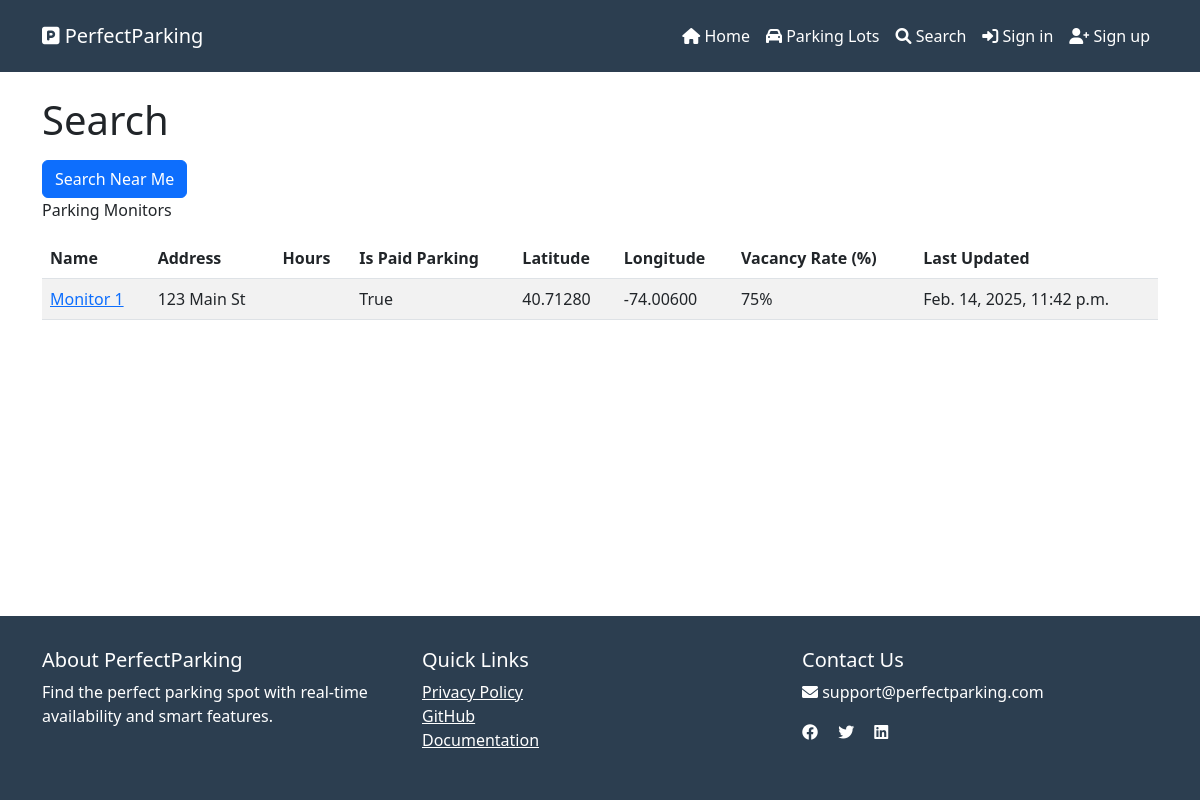
Screenshot of /monitors/ with the database file from the repository.
### PerfectParking/models.py (models this page shows, shortened)
class ParkingLotMonitor(models.Model):
    id = models.AutoField(primary_key=True)
    parkingLot = models.ForeignKey(ParkingLot, on_delete=models.CASCADE)
    name = models.CharField(max_length=100, unique=True)
    """The name of the parking lot monitor.
    This is the name that will be displayed to the user.
    Max length is 100 characters."""
    latitude = models.DecimalField(max_digits=17, decimal_places=15)
    """The latitude of the parking lot monitor"""
    longitude = models.DecimalField(max_digits=17, decimal_places=15)
    """The longitude of the parking lot monitor"""
    probabilityParkingAvailable = models.DecimalField(
        max_digits=5, decimal_places=2, default=Decimal('0.00')
    )
    """The probability that the parking lot is available."""
    free_parking_spaces = models.IntegerField(default=0)
    dateTimeLastUpdated = models.DateTimeField(auto_now=True)
    status = models.BooleanField(default=True)
    """status: True = online, False = offline"""
    image = models.ImageField(upload_to="images/parking-lot-monitor/", blank=True)
    def get_vacancy_rate(self) -> int:
        return round(self.probabilityParkingAvailable * 100)

class ParkingLot(models.Model):
    id = models.AutoField(primary_key=True)
    name = models.CharField(max_length=200)
    address = models.CharField(max_length=200)
    total_spaces = models.IntegerField()
    available_spaces = models.IntegerField()
    hours = models.CharField(max_length=255)
    isPaidParking = models.BooleanField(default=True)
    latitude = models.FloatField()
    longitude = models.FloatField()
    image = models.ImageField(upload_to='parking_lots/', null=True, blank=True)
    parking_spaces = models.IntegerField(default=1)
    owner = models.ForeignKey(
        'ParkingLotOwner',
        on_delete=models.SET_NULL,
        null=True,
        blank=True,
        related_name='parking_lots'
    )
    base_price_per_hour = models.DecimalField(
        max_digits=6,
        decimal_places=2,
        default=Decimal('0.00')
    )
    surge_multiplier = models.DecimalField(
        max_digits=3,
        decimal_places=2,
        default=Decimal('1.00')
    )
    has_ai_detection = models.BooleanField(default=False)
    camera_stream_url = models.URLField(blank=True)
    max_capacity = models.IntegerField(default=0)
    current_occupancy = models.IntegerField(default=0)
    operating_hours = models.JSONField(default=dict)
    amenities = models.JSONField(default=list)
    is_active = models.BooleanField(default=True)
    last_updated = models.DateTimeField(auto_now=True)

### PerfectParking/views.py (the view, shortened to what this page needs)
# urls.py: path('monitors/', views.parking_lot_monitors, name='parking-lot-monitors'),
def parking_lot_monitors(request):
    parking_lot_monitor_list: QuerySet = ParkingLotMonitor.objects.all()
    return render(
        request,
        WebPages.PARKING_LOT_MONITORS,
        {"parking_lot_monitors": parking_lot_monitor_list},
    )

### PerfectParking/templates/website/parking-lot-monitors.html (shortened to what this page needs)
{% extends 'master.html' %}
{% load get_distance_from_lat_lang %}
{% load humanize %}
{% block main %}
<h1>Search</h1>
<form method="post">
    <button type="submit" id="search-near-me-button" class="btn btn-primary">Search Near Me</button>
</form>
<p id="mydesc">Parking Monitors</p>
<table class="table table-striped" aria-describedby="mydesc">
    <thead>
        <tr>
            <th>Name</th>
            <th>Address</th>
            <th>Hours</th>
            <th>Is Paid Parking</th>
            <th>Latitude</th>
            <th>Longitude</th>
            <th>Vacancy Rate (%)</th>
            <th>Last Updated</th>
        </tr>
    </thead>
    <tbody>
        {% for parking_monitor in parking_lot_monitors %}
        <tr>
            <td><a href="{% url 'PerfectParking:parking-lot-details' parking_monitor.id %}">
                {{ parking_monitor.name }}</a></td>
            <td>{{ parking_monitor.parkingLot.address }}</td>
            <td>{{ parking_monitor.parkingLot.hours }}</td>
            <td>{{ parking_monitor.parkingLot.isPaidParking }}</td>
            <td>{{ parking_monitor.latitude|floatformat:5 }}</td>
            <td>{{ parking_monitor.longitude|floatformat:5 }}</td>
            <td>{{ parking_monitor.get_vacancy_rate }}%</td>
            <td>{{ parking_monitor.dateTimeLastUpdated }}</td>
        {% endfor %}
    </tbody>
</table>
{% endblock %}

### PerfectParking/templates/master.html (style rules this page uses)
:root { --primary-color: #2c3e50; --secondary-color: #3498db; }
body { font-family: 'Segoe UI', Tahoma, Geneva, Verdana, sans-serif; display: flex; flex-direction: column; min-height: 100vh; margin: 0; }

### rows the page displays
ParkingLotMonitor: name "Monitor 1", parkingLot.address "123 Main St", parkingLot.isPaidParking "True", latitude "40.71280", longitude "-74.00600", get_vacancy_rate "75", dateTimeLastUpdated "Feb. 14, 2025, 11:42 p.m."
